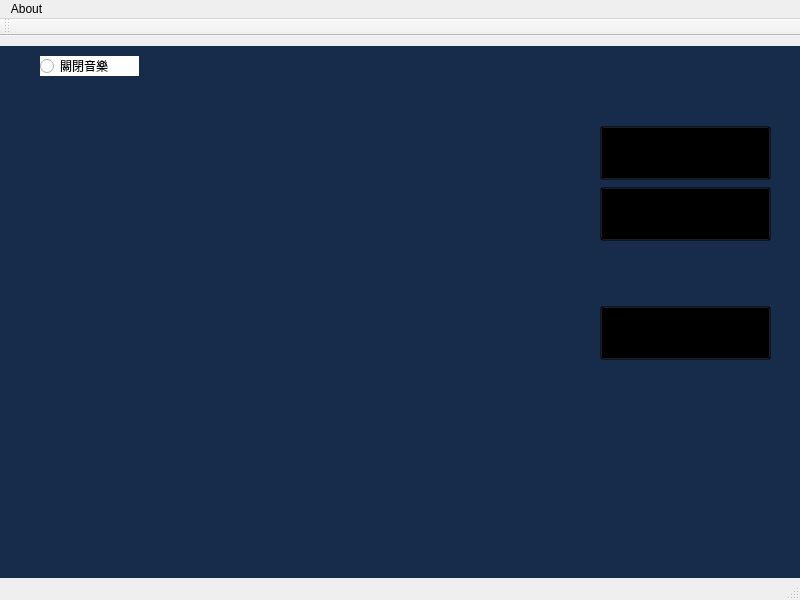
<?xml version="1.0" encoding="UTF-8"?>
<ui version="4.0">
 <class>MainWindow</class>
 <widget class="QMainWindow" name="MainWindow">
  <property name="geometry">
   <rect>
    <x>0</x>
    <y>0</y>
    <width>800</width>
    <height>600</height>
   </rect>
  </property>
  <property name="windowTitle">
   <string>MainWindow</string>
  </property>
  <property name="windowIcon">
   <iconset resource="image.qrc">
    <normaloff>:/new/prefix1/AppIcon.icns</normaloff>:/new/prefix1/AppIcon.icns</iconset>
  </property>
  <widget class="QWidget" name="centralWidget">
   <widget class="QLabel" name="aquaLoading">
    <property name="geometry">
     <rect>
      <x>-10</x>
      <y>300</y>
      <width>751</width>
      <height>231</height>
     </rect>
    </property>
    <property name="text">
     <string/>
    </property>
   </widget>
   <widget class="QLabel" name="label">
    <property name="geometry">
     <rect>
      <x>0</x>
      <y>10</y>
      <width>801</width>
      <height>571</height>
     </rect>
    </property>
    <property name="styleSheet">
     <string notr="true">background-color:rgb(23,44,74)</string>
    </property>
    <property name="text">
     <string/>
    </property>
   </widget>
   <widget class="QPushButton" name="gameModeFreedom">
    <property name="geometry">
     <rect>
      <x>600</x>
      <y>90</y>
      <width>171</width>
      <height>54</height>
     </rect>
    </property>
    <property name="styleSheet">
     <string notr="true">
QPushButton#gameModeFreedom{
background-color:rgba(0,0,0,0);
background-image:url(&quot;:/new/prefix1/icon/startButton.png&quot;);
}
QPushButton#gameModeFreedom:hover{
background-image:url(&quot;:/new/prefix1/icon/FreeMode.png&quot;);
}</string>
    </property>
    <property name="text">
     <string/>
    </property>
   </widget>
   <widget class="QPushButton" name="exit">
    <property name="geometry">
     <rect>
      <x>600</x>
      <y>270</y>
      <width>171</width>
      <height>54</height>
     </rect>
    </property>
    <property name="styleSheet">
     <string notr="true">
QPushButton#exit{
background-color:rgba(0,0,0,0);
background-image:url(&quot;:/new/prefix1/icon/Ending.png&quot;);
}
QPushButton#exit:hover{
background-image:url(&quot;:/new/prefix1/icon/End.png&quot;);
}</string>
    </property>
    <property name="text">
     <string/>
    </property>
   </widget>
   <widget class="QRadioButton" name="radioButton">
    <property name="geometry">
     <rect>
      <x>40</x>
      <y>20</y>
      <width>99</width>
      <height>20</height>
     </rect>
    </property>
    <property name="styleSheet">
     <string notr="true">background-color:white;</string>
    </property>
    <property name="text">
     <string>關閉音樂</string>
    </property>
   </widget>
   <widget class="QPushButton" name="gameModeScoll">
    <property name="geometry">
     <rect>
      <x>600</x>
      <y>151</y>
      <width>171</width>
      <height>54</height>
     </rect>
    </property>
    <property name="styleSheet">
     <string notr="true">
QPushButton#gameModeScoll{
background-color:rgba(0,0,0,0);
background-image:url(&quot;:/new/prefix1/icon/startButton.png&quot;);
}
QPushButton#gameModeScoll:hover{
background-image:url(&quot;:/new/prefix1/icon/ScollMode.png&quot;);
}</string>
    </property>
    <property name="text">
     <string/>
    </property>
   </widget>
   <widget class="QLabel" name="fireWork">
    <property name="geometry">
     <rect>
      <x>210</x>
      <y>40</y>
      <width>331</width>
      <height>331</height>
     </rect>
    </property>
    <property name="text">
     <string/>
    </property>
   </widget>
   <widget class="QLabel" name="clouds">
    <property name="geometry">
     <rect>
      <x>0</x>
      <y>20</y>
      <width>800</width>
      <height>200</height>
     </rect>
    </property>
    <property name="text">
     <string/>
    </property>
   </widget>
   <widget class="QLabel" name="label_2">
    <property name="geometry">
     <rect>
      <x>0</x>
      <y>180</y>
      <width>600</width>
      <height>110</height>
     </rect>
    </property>
    <property name="styleSheet">
     <string notr="true">background-image:url(&quot;:/new/prefix2/icon/Title.png&quot;);</string>
    </property>
    <property name="text">
     <string/>
    </property>
   </widget>
   <zorder>label</zorder>
   <zorder>aquaLoading</zorder>
   <zorder>radioButton</zorder>
   <zorder>fireWork</zorder>
   <zorder>clouds</zorder>
   <zorder>gameModeFreedom</zorder>
   <zorder>gameModeScoll</zorder>
   <zorder>exit</zorder>
   <zorder>label_2</zorder>
  </widget>
  <widget class="QMenuBar" name="menuBar">
   <property name="geometry">
    <rect>
     <x>0</x>
     <y>0</y>
     <width>800</width>
     <height>24</height>
    </rect>
   </property>
   <widget class="QMenu" name="menuAbout">
    <property name="title">
     <string>About</string>
    </property>
   </widget>
   <addaction name="menuAbout"/>
  </widget>
  <widget class="QToolBar" name="mainToolBar">
   <attribute name="toolBarArea">
    <enum>TopToolBarArea</enum>
   </attribute>
   <attribute name="toolBarBreak">
    <bool>false</bool>
   </attribute>
  </widget>
  <widget class="QStatusBar" name="statusBar"/>
 </widget>
 <layoutdefault spacing="6" margin="11"/>
 <resources>
  <include location="image.qrc"/>
 </resources>
 <connections/>
</ui>
